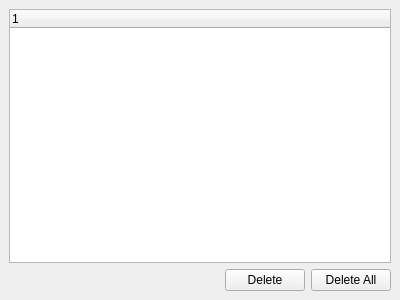
<?xml version="1.0" encoding="UTF-8"?>
<ui version="4.0">
 <class>QIrqWidget</class>
 <widget class="QDockWidget" name="QIrqWidget">
  <property name="geometry">
   <rect>
    <x>0</x>
    <y>0</y>
    <width>400</width>
    <height>300</height>
   </rect>
  </property>
  <property name="windowTitle">
   <string>QIrq</string>
  </property>
  <widget class="QWidget" name="dockWidgetContents">
   <layout class="QGridLayout" name="gridLayout">
    <item row="1" column="0">
     <layout class="QHBoxLayout" name="horizontalLayout">
      <item>
       <spacer name="horizontalSpacer">
        <property name="orientation">
         <enum>Qt::Horizontal</enum>
        </property>
        <property name="sizeHint" stdset="0">
         <size>
          <width>40</width>
          <height>20</height>
         </size>
        </property>
       </spacer>
      </item>
      <item>
       <widget class="QPushButton" name="Delete">
        <property name="text">
         <string>Delete</string>
        </property>
       </widget>
      </item>
      <item>
       <widget class="QPushButton" name="DeleteAll">
        <property name="text">
         <string>Delete All</string>
        </property>
       </widget>
      </item>
     </layout>
    </item>
    <item row="0" column="0">
     <widget class="QTreeWidget" name="IrqTree">
      <column>
       <property name="text">
        <string notr="true">1</string>
       </property>
      </column>
     </widget>
    </item>
   </layout>
  </widget>
 </widget>
 <resources/>
 <connections/>
</ui>
